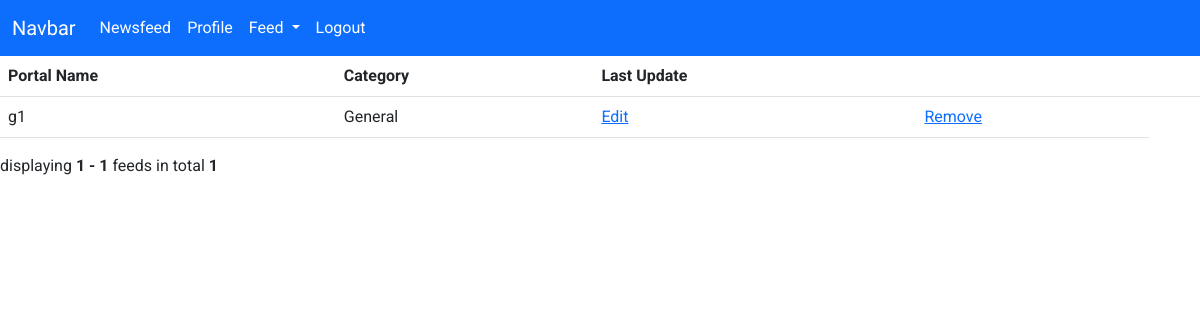
The app's page /feed/list (signed in), older data.
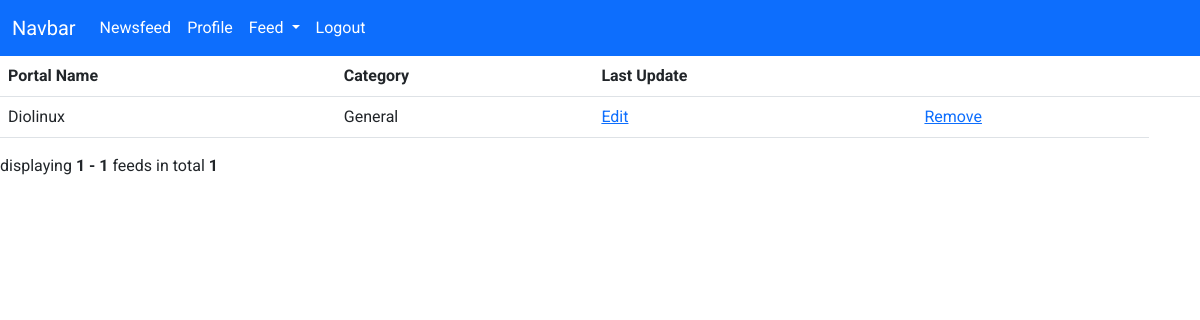
The same page, newer data.
### app/models/Feed.py (models this page shows, shortened)
class Feed(db.Model):
    __tablename__ = 'feeds'
    id = db.Column(db.Integer, primary_key=True)
    portalname = db.Column(db.String, nullable=False)
    url = db.Column(db.String, nullable=False)
    description = db.Column(db.String)
    update_date = db.Column(db.DateTime, nullable=False)

### app/models/List.py (models this page shows, shortened)
class List(db.Model):
    __tablename__ = 'lists'
    id = db.Column(db.Integer, primary_key=True)
    name = db.Column(db.String, nullable=False)
    user_id = db.Column(db.Integer, db.ForeignKey('users.id'))
    user = db.relationship('User', foreign_keys=user_id)

### app/controllers/feed.py (the view)
@app.get("/feed/list")
@login_required
def list_feed():
    smtm = db.select(Feed, List, List_Feed).join(List_Feed.list).join(List_Feed.feed).where(List.user_id == current_user.id)
    feeds = db.session.execute(smtm).all()
    length = len(feeds)
    search = False
    q = request.args.get('q')
    if q:
        search = True
    page = request.args.get(get_page_parameter(), type=int, default=1)
    last_page = length // PER_PAGE + 1
    if page > last_page:
        return apology('Not Found', 404)
    i = (page-1)*PER_PAGE
    feeds = feeds[i:i+PER_PAGE]
    pagination = Pagination(page=page, total=length, search=search, record_name='feeds', per_page=PER_PAGE)
    return render_template("feed_list.html", feeds=feeds, pagination=pagination)

### app/models/User.py (called while the page is built)
    @property
    def is_authenticated(self):
        return True

    @login_manager.user_loader
    def load_user(username):
        return User.query.get(username)

### app/templates/feed_list.html (shortened to what this page needs)
{% extends "layout.html" %}
{% block main %}
<table class="table">
    <thead>
        <tr>
            <th scope="col">Portal Name</th>
            <th scope="col">Category</th>
            <th scope="col">Last Update</th>
            <th scope="col"></th>
            <th scope="col"></th>
        </tr>
    </thead>
    <tbody>
        {% for feed in feeds %}
        <tr>
            <td>{{ feed[0].portalname }}</td>
            <td>{{ feed[1].name }}</td>
            <td><a href="/feed/edit/{{feed[2].id}}">Edit</a></td>
            <td><a href="/feed/remove/{{feed[2].id}}">Remove</a></td>
        </tr>
        {% endfor %}
    </tbody>
</table>
{{ pagination.info }}
{% endblock %}

### app/templates/layout.html (shortened to what this page needs)
<!DOCTYPE html>
<html lang="pt-br">
<head>
    <link href="https://cdn.jsdelivr.net/npm/bootstrap@5.2.3/dist/css/bootstrap.min.css" rel="stylesheet"
>
    <link rel="stylesheet" href="{{ url_for('static', filename='css/main.css')}}">
</head>
<body>
    <nav class="navbar navbar-expand-lg bg-primary">
        <div class="container-fluid">
            <a class="navbar-brand" href="#">Navbar</a>
            <div class="collapse navbar-collapse" id="navbarSupportedContent">
                <ul class="navbar-nav me-auto mb-2 mb-lg-0">
                    <li class="nav-item">
                        <a class="nav-link active" aria-current="page" href="/news">Newsfeed</a>
                    </li>
                    <li class="nav-item">
                        <a class="nav-link" href="/profile">Profile</a>
                    </li>
                    <li class="nav-item dropdown">
                        <a class="nav-link dropdown-toggle" href="#" role="button" data-bs-toggle="dropdown"
                            aria-expanded="false">
                            Feed
                        </a>
                    </li>
                    <li class="nav-item">
                        <a class="nav-link" href="/logout">Logout</a>
                    </li>
                </ul>
            </div>
        </div>
    </nav>
    {% block main %}{% endblock %}
</body>
</html>

### app/static/css/main.css (style rules this page uses)
body { font-family: 'Roboto', sans-serif; }
.nav-link, .navbar-brand { color: white!important; }

Row changes from the older to the newer data that the page shows:
no longer on this page (row edited): Feed: portalname "g1", name "General"
now on this page (row edited): Feed: portalname "Diolinux", name "General"
